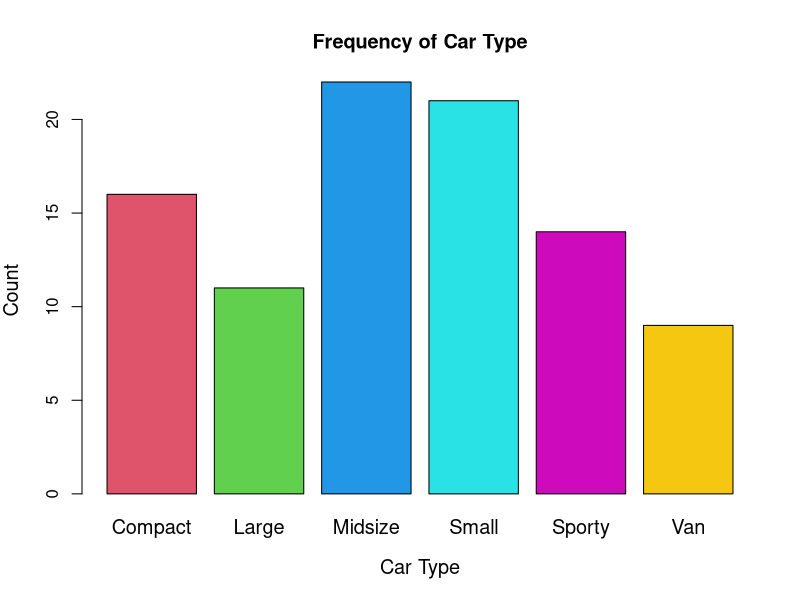
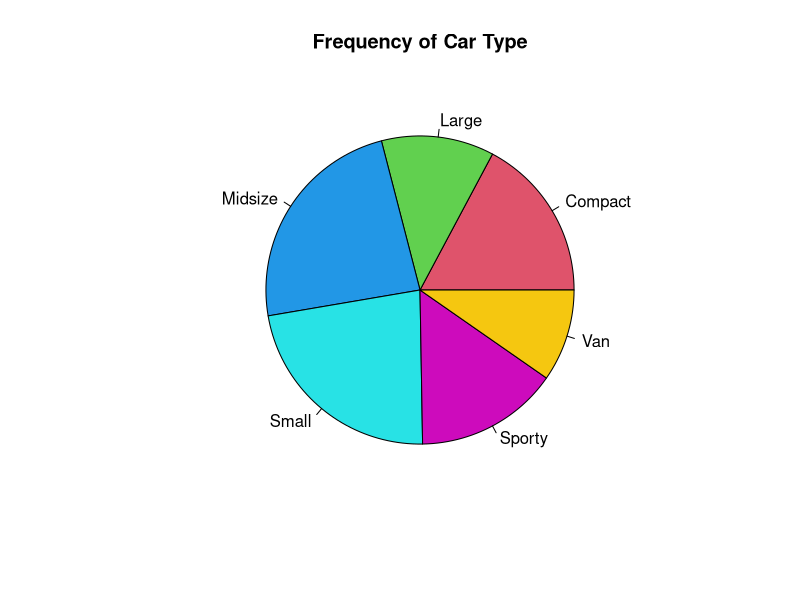
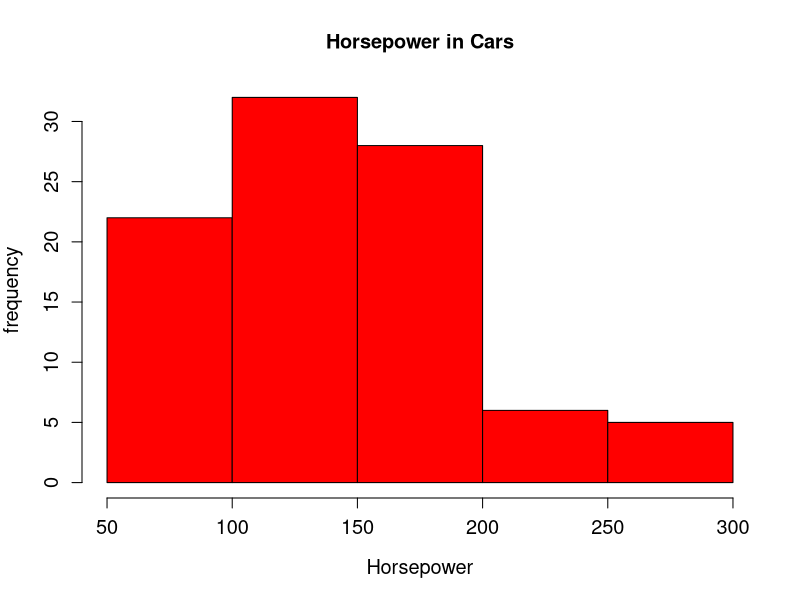
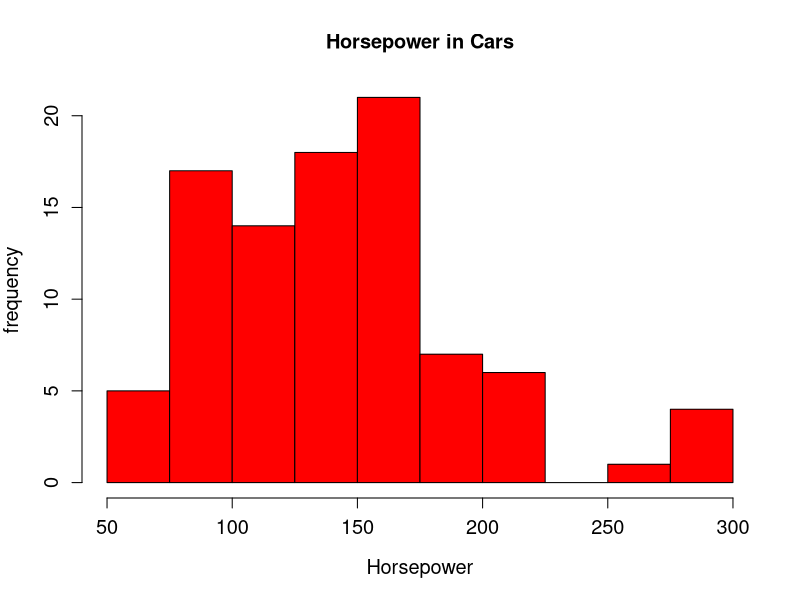
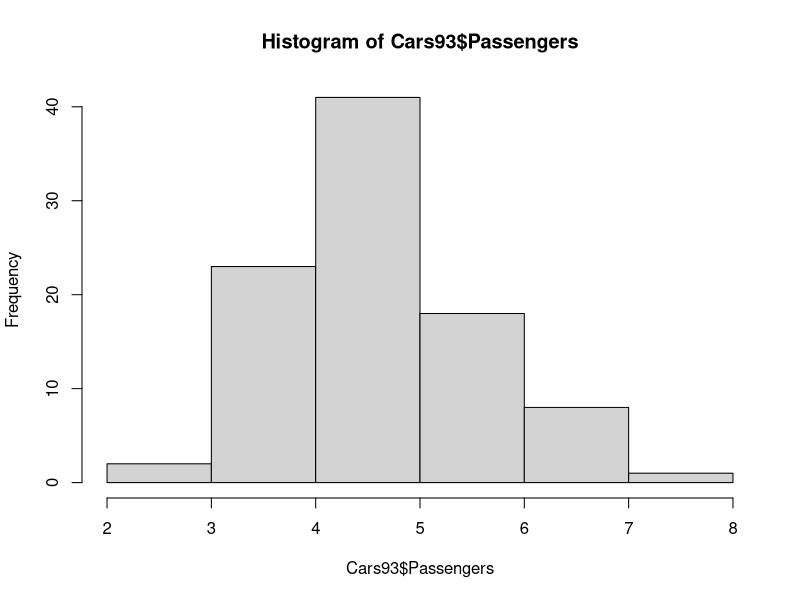
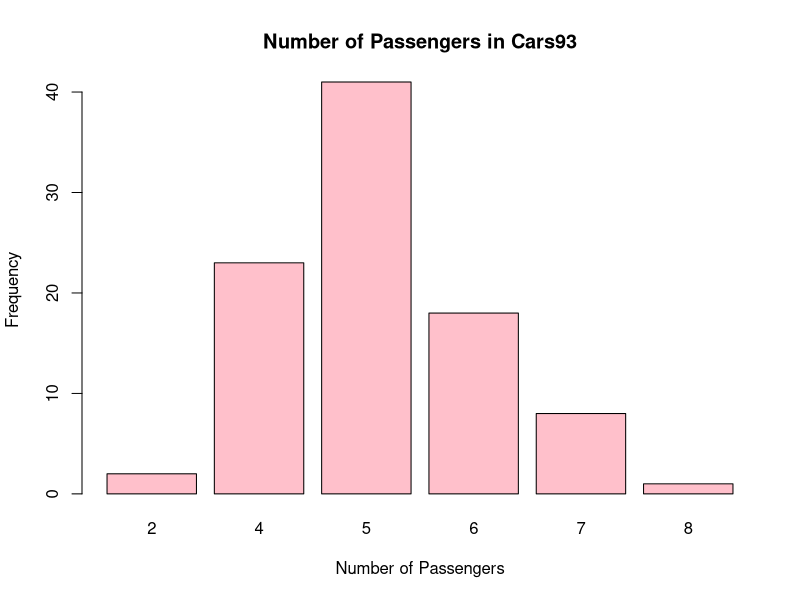
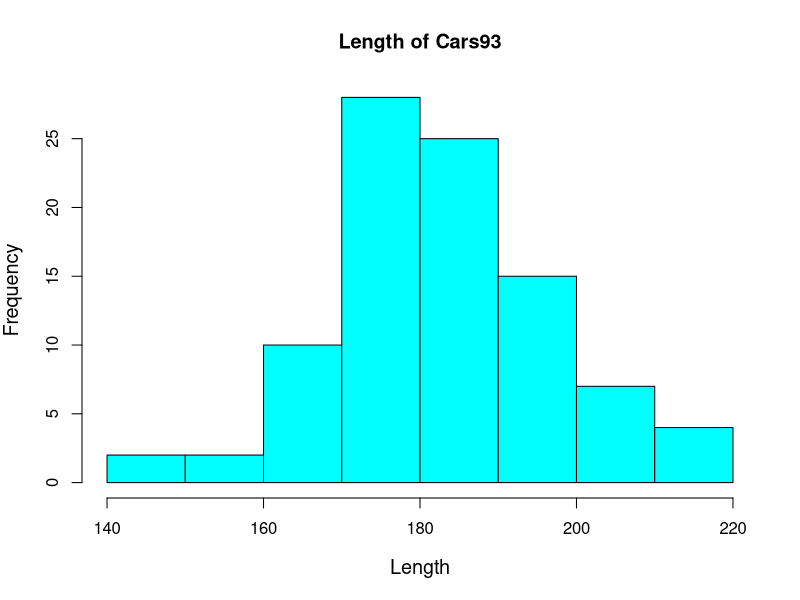

These charts were generated, in order, by the following R code:
## ---- chunk 1
# Your code goes here
## ---- chunk 2
library(MASS)
data(Cars93)
## ---- chunk 3
head(Cars93)
## ---- chunk 4
table(Cars93$Type)
round(table(Cars93$Type)/nrow(Cars93) ,3)
## ---- chunk 5
barplot(table(Cars93$Type), ylab="Count", xlab = "Car Type", cex.lab = 1.2, cex.names = 1.2, main = "Frequency of Car Type", col=c(2,3,4,5,6,7))
## ---- chunk 6
pie(table(Cars93$Type),main = "Frequency of Car Type", col=c(2,3,4,5,6,7), cex.lab=1.2)
## ---- chunk 7
# character
## ---- chunk 8
hist(Cars93$Horsepower, ylab="frequency",xlab = "Horsepower", cex.axis=1.2, cex.lab =1.2, main = "Horsepower in Cars", col="red")
## ---- chunk 9
hist(Cars93$Horsepower, ylab="frequency",xlab = "Horsepower", cex.axis=1.2, cex.lab =1.2, main = "Horsepower in Cars", col="red",breaks=seq(50,300,25) )
typeof(Cars93$'Horsepower')
## ---- chunk 10
sqrt(93)
# The second histogram because the amount of bars =10, and the rule of thumb for the number of bars is sqrt(n), in this case it is sqrt(93), which =9.6.
## ---- chunk 11
typeof(Cars93$'Passengers')
# Numerical discrete. 
hist(Cars93$'Passengers')
# this data should be made into a bar plot, not a histogram because it is discrete. 
## ---- chunk 12
barplot(table(Cars93$Passengers), xlab = 'Number of Passengers', ylab= 'Frequency', main = 'Number of Passengers in Cars93', col="pink")

## ---- chunk 13
hist(Cars93$Length, xlab = "Length", cex.lab=1.2, col="cyan", main = "Length of Cars93")
## ---- chunk 14
#symmetric
## ---- chunk 15
mean(Cars93$Length)
median(Cars93$Length)

# yes since the mean and the median are very close in value, which is expected from a symmetrically distributed set of data
